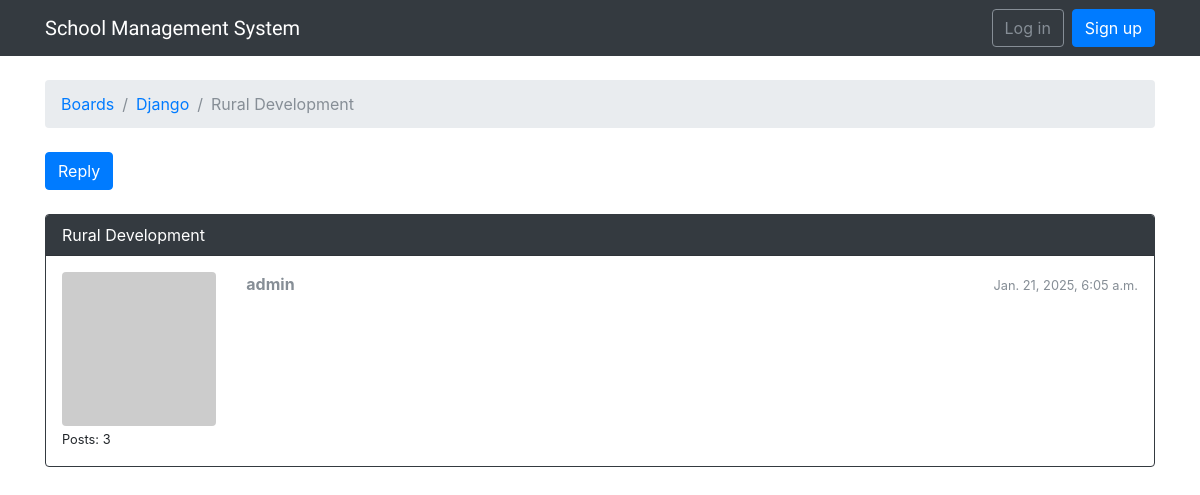
Before: /boards/1/topics/1/?page=1 with the older database file.
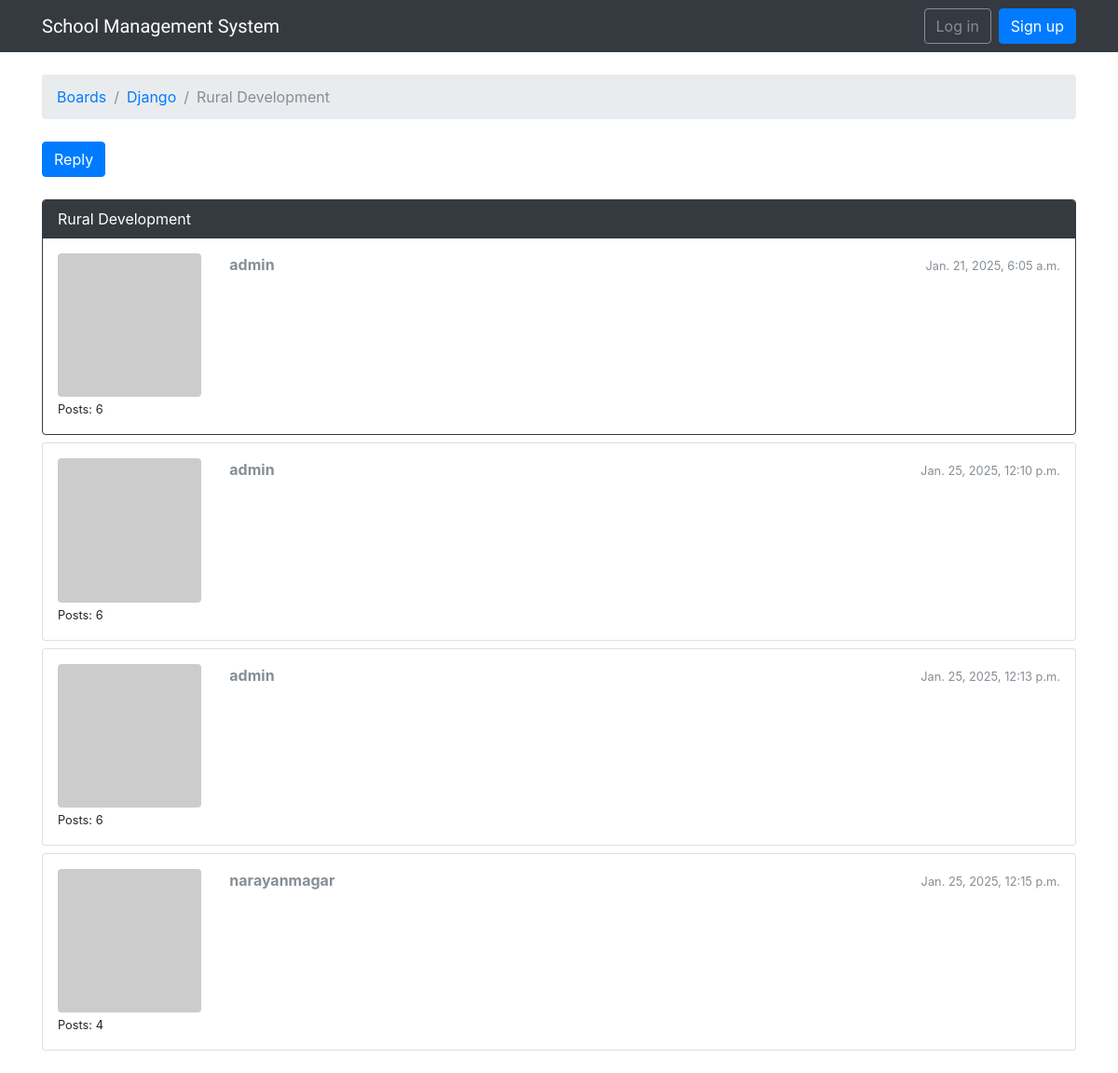
After: the same page with the newer database file.
### boards/models.py (models this page shows, shortened)
class Topic(models.Model):
    subject = models.CharField(max_length=255)
    last_updated = models.DateTimeField(auto_now_add=True)
    board = models.ForeignKey(Board, related_name='topics')
    starter = models.ForeignKey(User, related_name='topics')
    views = models.PositiveIntegerField(default=0)

class Board(models.Model):
    name = models.CharField(max_length=30, unique=True)
    description = models.CharField(max_length=100)

class Post(models.Model):
    message = models.TextField(max_length=4000)
    topic = models.ForeignKey(Topic, related_name='posts')
    created_at = models.DateTimeField(auto_now_add=True)
    updated_at = models.DateTimeField(null=True)
    created_by = models.ForeignKey(User, related_name='posts')
    updated_by = models.ForeignKey(User, null=True, related_name='+')

### boards/views.py (the view)
# urls.py: url(r'^boards/(?P<pk>\d+)/topics/(?P<topic_pk>\d+)/$', views.PostListView.as_view(), name='topic_posts'),
class PostListView(ListView):
    model = Post
    context_object_name = 'posts'
    template_name = 'topic_posts.html'
    paginate_by = 20
    def get_context_data(self, **kwargs):
        session_key = 'viewed_topic_{}'.format(self.topic.pk)
        if not self.request.session.get(session_key, False):
            self.topic.views += 1
            self.topic.save()
            self.request.session[session_key] = True
        kwargs['topic'] = self.topic
        return super().get_context_data(**kwargs)
    def get_queryset(self):
        self.topic = get_object_or_404(Topic, board__pk=self.kwargs.get('pk'), pk=self.kwargs.get('topic_pk'))
        queryset = self.topic.posts.order_by('created_at')
        return queryset

### boards/templatetags/gravatar.py (called while the page is built)
@register.filter
def gravatar(user):
    email = user.email.lower().encode('utf-8')
    default = 'mm'
    size = 256
    url = 'https://www.gravatar.com/avatar/{md5}?{params}'.format(
        md5=hashlib.md5(email).hexdigest(),
        params=urlencode({'d': default, 's': str(size)})
    )
    return url

### templates/topic_posts.html (shortened to what this page needs)
{% extends 'base.html' %}
{% load gravatar %}
{% block breadcrumb %}
  <li class="breadcrumb-item"><a href="{% url 'home' %}">Boards</a></li>
  <li class="breadcrumb-item"><a href="{% url 'board_topics' topic.board.pk %}">{{ topic.board.name }}</a></li>
  <li class="breadcrumb-item active">{{ topic.subject }}</li>
{% endblock %}
{% block content %}
  <div class="mb-4">
    <a href="{% url 'reply_topic' topic.board.pk topic.pk %}" class="btn btn-primary" role="button">Reply</a>
  </div>
  {% for post in posts %}
    <div id="{{ post.pk }}" class="card {% if forloop.last %}mb-4{% else %}mb-2{% endif %} {% if forloop.first %}border-dark{% endif %}">
      {% if forloop.first %}
        <div class="card-header text-white bg-dark py-2 px-3">{{ topic.subject }}</div>
      {% endif %}
      <div class="card-body p-3">
        <div class="row">
          <div class="col-2">
            <img src="{{ post.created_by|gravatar }}" alt="{{ post.created_by.username }}" class="w-100 rounded">
            <small>Posts: {{ post.created_by.posts.count }}</small>
          </div>
          <div class="col-10">
            <div class="row mb-3">
              <div class="col-6">
                <strong class="text-muted">{{ post.created_by.username }}</strong>
              </div>
              <div class="col-6 text-right">
                <small class="text-muted">{{ post.created_at }}</small>
              </div>
            </div>
          </div>
        </div>
      </div>
    </div>
  {% endfor %}
{% endblock %}

### templates/base.html (shortened to what this page needs)
{% load static %}<!DOCTYPE html>
<html>
  <head>
    <link rel="stylesheet" href="{% static 'css/bootstrap.min.css' %}">
    <link rel="stylesheet" href="{% static 'css/app.css' %}">
  </head>
  <body>
    {% block body %}
      <nav class="navbar navbar-expand-sm navbar-dark bg-dark">
        <div class="container">
          <a class="navbar-brand" href="{% url 'home' %}"> School Management System</a>
          <div class="collapse navbar-collapse" id="mainMenu">
            {% if user.is_authenticated %}
              <ul class="navbar-nav ml-auto">
                <li class="nav-item dropdown">
                  <a class="nav-link dropdown-toggle" href="#" id="userMenu" data-toggle="dropdown" aria-haspopup="true" aria-expanded="false">
                    {{ user.username }}
                  </a>
                  <div class="dropdown-menu dropdown-menu-right" aria-labelledby="userMenu">
                    <a class="dropdown-item" href="{% url 'my_account' %}">My account</a>
                    <a class="dropdown-item" href="{% url 'password_change' %}">Change password</a>
                    <div class="dropdown-divider"></div>
                    <a class="dropdown-item" href="{% url 'logout' %}">Log out</a>
                  </div>
                </li>
              </ul>
            {% else %}
              <form class="form-inline ml-auto">
                <a href="{% url 'login' %}" class="btn btn-outline-secondary">Log in</a>
                <a href="{% url 'signup' %}" class="btn btn-primary ml-2">Sign up</a>
              </form>
            {% endif %}
          </div>
        </div>
      </nav>
      <div class="container">
        <ol class="breadcrumb my-4">
          {% block breadcrumb %}
          {% endblock %}
        </ol>
        {% block content %}
        {% endblock %}
      </div>
    {% endblock body %}
  </body>
</html>

### static/css/app.css (style rules this page uses)
.navbar-brand { font-family: 'Peralta', cursive; }

Changed rows visible on the page:
computed for Post "Jan. 21, 2025, 6:05 a.m.": created_by.posts.count "3" → "6"
added Post: created_by.posts.count "6", created_by.username "admin", created_at "Jan. 25, 2025, 12:10 p.m."
added Post: created_by.posts.count "6", created_by.username "admin", created_at "Jan. 25, 2025, 12:13 p.m."
added Post: created_by.posts.count "4", created_by.username "narayanmagar", created_at "Jan. 25, 2025, 12:15 p.m."
